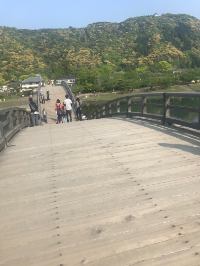
#> input picture image2.jpg, 200 x 266 px
$ jupyter execute --allow-errors DFT.ipynb
#> lines starting #> are read from the running program, lines starting #| are printed output that depends on the picture
[cell 1]
import cv2
import numpy as np
from matplotlib import pyplot as plt

img = cv2.imread('image2.jpg',0)
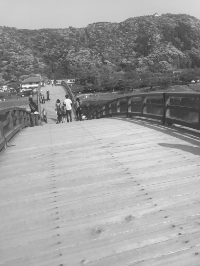
#> img: shape (266, 200); min 46, max 250, mean 158.6
f = np.fft.fft2(img)
fshift = np.fft.fftshift(f)
magnitude_spectrum = 20*np.log(np.abs(fshift))
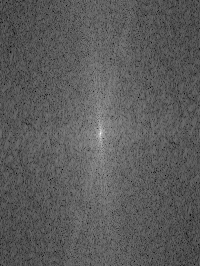
#> magnitude_spectrum: shape (266, 200) float64; min 53.11, max 319, mean 148.7; drawn with min black and max white
#> (the rest of this cell did not finish here and is left out)
